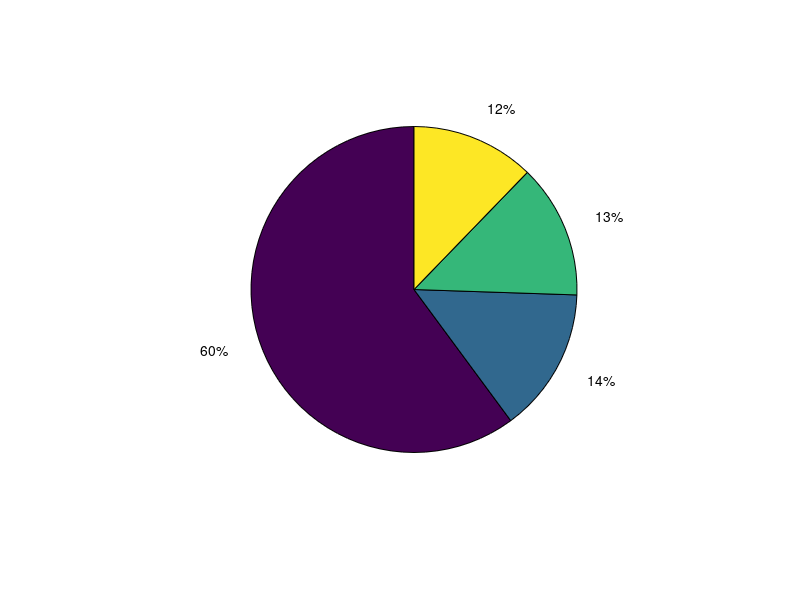

MATLAB code for this plot: (Note: this script raises an error after producing the figure.)
%% 生成Town01消融实验论文图表
% 两张独立的图：
% 1. 饼图 - 组件贡献占比
% 2. 柱状图 - RMSE对比

clear; close all; clc;

fprintf('\n');
fprintf('╔══════════════════════════════════════════════════════════╗\n');
fprintf('║   Town01 消融实验论文图表生成                            ║\n');
fprintf('╚══════════════════════════════════════════════════════════╝\n');
fprintf('\n');

%% 配置路径
script_dir = fileparts(mfilename('fullpath'));
neuro_root = fileparts(fileparts(fileparts(fileparts(script_dir))));
output_dir = fullfile(neuro_root, 'data', 'Town01Data_IMU_Fusion', 'ablation_results');

%% Town01 消融实验数据
configs_short = {'Full', 'w/o IMU', 'w/o Exp', 'w/o Trans', 'w/o Dual'};
rmse_vals = [145.46, 315.31, 186.01, 183.02, 180.03];
drift_vals = [11.93, 38.17, 17.83, 18.06, 17.56];

baseline_rmse = rmse_vals(1);
degradation = ((rmse_vals - baseline_rmse) / baseline_rmse) * 100;

%% ========== 图1：饼图（组件贡献占比）==========
fprintf('[1/2] 生成饼图...\n');

fig1 = figure('Position', [100, 100, 600, 500], 'Color', 'white');

contributions = degradation(2:end);
total_contrib = sum(contributions);
contrib_percent = contributions / total_contrib * 100;

pie_labels = {'IMU Fusion', 'Experience Map', 'Transformer', 'Dual-Stream'};
pie_colors = [0.85, 0.40, 0.15;   % 橙红 - IMU
              0.35, 0.58, 0.78;   % 中蓝
              0.50, 0.70, 0.85;   % 浅蓝
              0.68, 0.82, 0.92];  % 最浅蓝

[sorted_contrib, idx] = sort(contrib_percent, 'descend');
sorted_labels = pie_labels(idx);
sorted_colors = pie_colors(idx, :);

p = pie(sorted_contrib);

for i = 1:length(sorted_contrib)
    p(2*i-1).FaceColor = sorted_colors(i, :);
    p(2*i-1).EdgeColor = [0.3 0.3 0.3];
    p(2*i-1).LineWidth = 1.5;
    p(2*i).String = sprintf('%s\n%.1f%%', sorted_labels{i}, sorted_contrib(i));
    p(2*i).FontSize = 12;
    p(2*i).FontWeight = 'bold';
end

title('Component Contribution Ratio (Town01)', 'FontSize', 16, 'FontWeight', 'bold');

% 保存fig
savefig(fig1, fullfile(output_dir, 'ablation_pie.fig'));
fprintf('  ✓ ablation_pie.fig\n');

%% ========== 图2：柱状图（RMSE对比）==========
fprintf('[2/2] 生成柱状图...\n');

fig2 = figure('Position', [150, 150, 700, 500], 'Color', 'white');

bar_colors = [0.20, 0.50, 0.72;   % 深蓝 - Full
              0.85, 0.40, 0.15;   % 橙红 - w/o IMU
              0.40, 0.62, 0.80;   % 中蓝
              0.52, 0.72, 0.86;   % 浅蓝
              0.65, 0.82, 0.92];  % 最浅蓝

b = bar(rmse_vals, 0.65);
b.FaceColor = 'flat';
b.CData = bar_colors;
b.EdgeColor = [0.25 0.25 0.25];
b.LineWidth = 1.5;

set(gca, 'XTickLabel', configs_short, 'FontSize', 12);
ylabel('RMSE (m)', 'FontSize', 14, 'FontWeight', 'bold');
title('RMSE Comparison (Town01)', 'FontSize', 16, 'FontWeight', 'bold');

hold on;
for i = 1:5
    text(i, rmse_vals(i) + 12, sprintf('%.0fm', rmse_vals(i)), ...
        'HorizontalAlignment', 'center', 'FontSize', 11, 'FontWeight', 'bold');
    if i > 1
        text(i, rmse_vals(i) + 30, sprintf('+%.0f%%', degradation(i)), ...
            'HorizontalAlignment', 'center', 'FontSize', 10, 'Color', [0.7 0.2 0.1], 'FontWeight', 'bold');
    end
end
hold off;

grid on;
set(gca, 'GridAlpha', 0.3);
ylim([0, max(rmse_vals) * 1.18]);

% 保存fig
savefig(fig2, fullfile(output_dir, 'ablation_bar.fig'));
fprintf('  ✓ ablation_bar.fig\n');

%% 完成
fprintf('\n');
fprintf('╔══════════════════════════════════════════════════════════╗\n');
fprintf('║   ✅ 图表生成完成！                                      ║\n');
fprintf('╚══════════════════════════════════════════════════════════╝\n');
fprintf('\n');
fprintf('📁 输出目录: %s\n', output_dir);
fprintf('\n');
fprintf('📌 手动导出矢量图步骤:\n');
fprintf('   1. 在Figure窗口点击: 文件 -> 另存为\n');
fprintf('   2. 保存类型选择: PDF文件(*.pdf) 或 EPS文件(*.eps)\n');
fprintf('   3. 文件名: ablation_pie.pdf / ablation_bar.pdf\n');
fprintf('\n');
